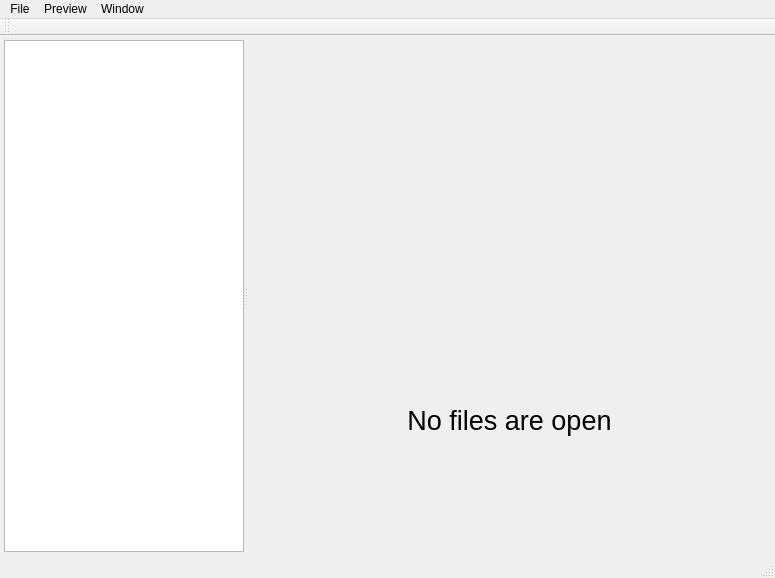
<?xml version="1.0" encoding="UTF-8"?>
<ui version="4.0">
 <class>MainWindow</class>
 <widget class="QMainWindow" name="MainWindow">
  <property name="geometry">
   <rect>
    <x>0</x>
    <y>0</y>
    <width>775</width>
    <height>578</height>
   </rect>
  </property>
  <property name="sizePolicy">
   <sizepolicy hsizetype="Preferred" vsizetype="Preferred">
    <horstretch>0</horstretch>
    <verstretch>0</verstretch>
   </sizepolicy>
  </property>
  <property name="windowTitle">
   <string>Navy Creator</string>
  </property>
  <widget class="QWidget" name="centralWidget">
   <layout class="QHBoxLayout" name="horizontalLayout">
    <property name="spacing">
     <number>0</number>
    </property>
    <property name="leftMargin">
     <number>4</number>
    </property>
    <property name="topMargin">
     <number>4</number>
    </property>
    <property name="rightMargin">
     <number>4</number>
    </property>
    <property name="bottomMargin">
     <number>4</number>
    </property>
    <item>
     <widget class="QSplitter" name="splitter">
      <property name="orientation">
       <enum>Qt::Horizontal</enum>
      </property>
      <widget class="NTreeView" name="fileTreeView">
       <property name="maximumSize">
        <size>
         <width>240</width>
         <height>16777215</height>
        </size>
       </property>
       <property name="contextMenuPolicy">
        <enum>Qt::CustomContextMenu</enum>
       </property>
       <property name="editTriggers">
        <set>QAbstractItemView::NoEditTriggers</set>
       </property>
       <property name="dragDropMode">
        <enum>QAbstractItemView::InternalMove</enum>
       </property>
       <property name="alternatingRowColors">
        <bool>false</bool>
       </property>
       <property name="headerHidden">
        <bool>true</bool>
       </property>
      </widget>
      <widget class="QWidget" name="layoutWidget">
       <layout class="QVBoxLayout" name="verticalLayout">
        <item>
         <widget class="QTabWidget" name="fileTabWidget">
          <property name="documentMode">
           <bool>true</bool>
          </property>
          <property name="tabsClosable">
           <bool>true</bool>
          </property>
          <property name="movable">
           <bool>true</bool>
          </property>
         </widget>
        </item>
        <item>
         <widget class="QLabel" name="noFileWidget">
          <property name="sizePolicy">
           <sizepolicy hsizetype="Expanding" vsizetype="Expanding">
            <horstretch>0</horstretch>
            <verstretch>0</verstretch>
           </sizepolicy>
          </property>
          <property name="font">
           <font>
            <pointsize>20</pointsize>
           </font>
          </property>
          <property name="text">
           <string>No files are open</string>
          </property>
          <property name="alignment">
           <set>Qt::AlignCenter</set>
          </property>
         </widget>
        </item>
       </layout>
      </widget>
     </widget>
    </item>
   </layout>
  </widget>
  <widget class="QMenuBar" name="menuBar">
   <property name="geometry">
    <rect>
     <x>0</x>
     <y>0</y>
     <width>775</width>
     <height>22</height>
    </rect>
   </property>
   <widget class="QMenu" name="menu">
    <property name="title">
     <string>File</string>
    </property>
    <addaction name="actionNewProject"/>
    <addaction name="actionOpenProject"/>
    <addaction name="actionOpenFile"/>
    <addaction name="actionSaveAll"/>
   </widget>
   <widget class="QMenu" name="menuBuild">
    <property name="title">
     <string>Preview</string>
    </property>
    <addaction name="actionExec"/>
   </widget>
   <widget class="QMenu" name="menuWindow">
    <property name="title">
     <string>Window</string>
    </property>
    <addaction name="actionCloseTab"/>
    <addaction name="actionNextTab"/>
    <addaction name="actionPrevTab"/>
   </widget>
   <addaction name="menu"/>
   <addaction name="menuBuild"/>
   <addaction name="menuWindow"/>
  </widget>
  <widget class="QToolBar" name="mainToolBar">
   <attribute name="toolBarArea">
    <enum>TopToolBarArea</enum>
   </attribute>
   <attribute name="toolBarBreak">
    <bool>false</bool>
   </attribute>
  </widget>
  <widget class="QStatusBar" name="statusBar"/>
  <action name="actionNewProject">
   <property name="text">
    <string>New Project</string>
   </property>
   <property name="shortcut">
    <string>Ctrl+N</string>
   </property>
  </action>
  <action name="actionOpenProject">
   <property name="text">
    <string>Open Project</string>
   </property>
   <property name="shortcut">
    <string>Ctrl+Shift+O</string>
   </property>
  </action>
  <action name="actionAddScene">
   <property name="text">
    <string>AddScene</string>
   </property>
  </action>
  <action name="actionSaveAll">
   <property name="text">
    <string>Save All</string>
   </property>
   <property name="shortcut">
    <string>Ctrl+S</string>
   </property>
  </action>
  <action name="actionExec">
   <property name="text">
    <string>Exec</string>
   </property>
   <property name="shortcut">
    <string>Ctrl+R</string>
   </property>
  </action>
  <action name="actionCloseTab">
   <property name="text">
    <string>Close Tab</string>
   </property>
   <property name="shortcut">
    <string>Ctrl+W</string>
   </property>
  </action>
  <action name="actionNextTab">
   <property name="text">
    <string>Next Tab</string>
   </property>
   <property name="shortcut">
    <string>Ctrl+Alt+Right</string>
   </property>
  </action>
  <action name="actionPrevTab">
   <property name="text">
    <string>Prev Tab</string>
   </property>
   <property name="shortcut">
    <string>Ctrl+Alt+Left</string>
   </property>
  </action>
  <action name="actionOpenFile">
   <property name="text">
    <string>Open File</string>
   </property>
   <property name="shortcut">
    <string>Ctrl+O</string>
   </property>
  </action>
 </widget>
 <layoutdefault spacing="6" margin="11"/>
 <customwidgets>
  <customwidget>
   <class>NTreeView</class>
   <extends>QTreeView</extends>
   <header>extend/n_tree_view.h</header>
  </customwidget>
 </customwidgets>
 <resources/>
 <connections/>
 <slots>
  <slot>newProject()</slot>
  <slot>openProject()</slot>
  <slot>saveAll()</slot>
 </slots>
</ui>
